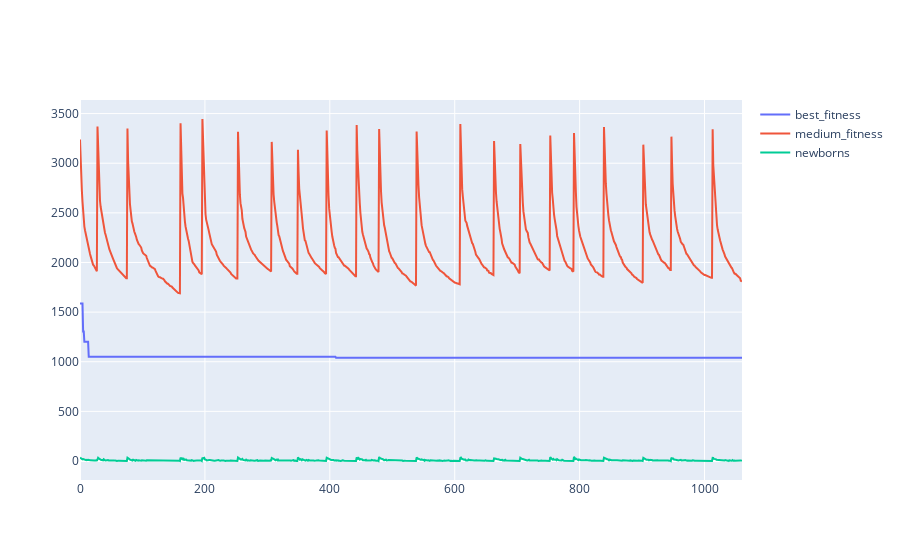

Source (notebook cell):
### Code cell


### Figure 1 — Plotly figure (JSON) as saved in the notebook; plotly's stock layout.template omitted (floating-point values rounded to 4 significant figures; data arrays with more than 128 entries replaced by an {"elided": "..."} marker saying what was removed)
{"data": [{"name": "best_fitness", "type": "scatter", "x": {"elided": "1061 int values"}, "y": {"elided": "1061 float values"}}, {"name": "medium_fitness", "type": "scatter", "x": {"elided": "1061 int values"}, "y": {"elided": "1061 float values"}}, {"name": "newborns", "type": "scatter", "x": {"elided": "1061 int values"}, "y": {"elided": "1061 int values"}}], "layout": {}}
